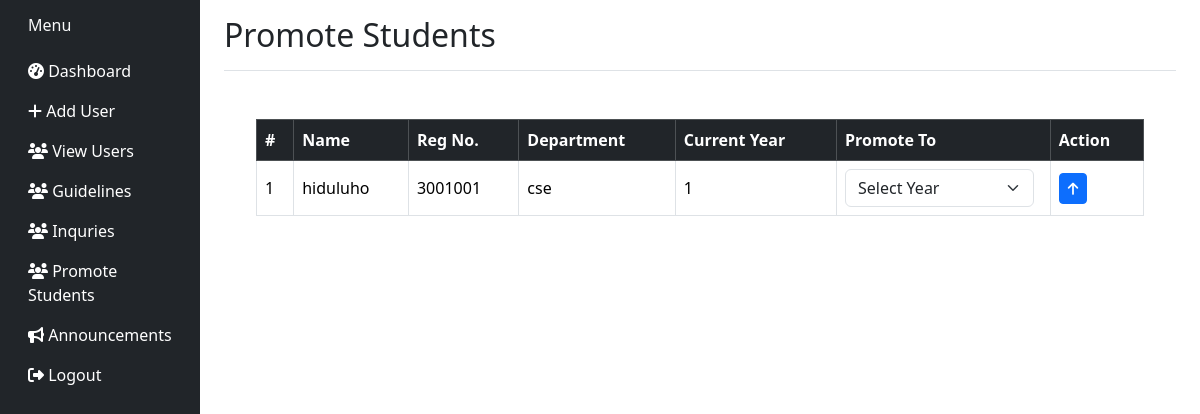
The page /super_admin/promote-students/ on the database as committed earlier.
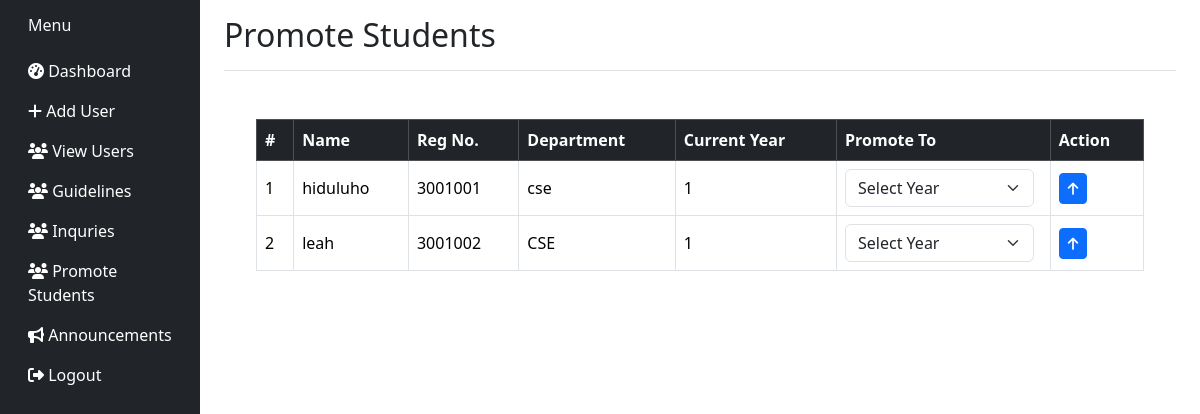
The same page on the database as committed later.
### apps/pages/models.py (models this page shows, shortened)
class Student(models.Model):
    user = models.OneToOneField(User, on_delete=models.CASCADE, related_name='student_profile')
    reg_number = models.CharField(max_length=20, unique=True)
    name = models.CharField(max_length=100, default='Sample')
    enrollment_year = models.PositiveIntegerField()
    program = models.CharField(max_length=100)
    phone_number = models.CharField(max_length=15, blank=True)
    gender = models.CharField(max_length=10, choices=[("Male", "Male"), ("Female", "Female")], blank=True)
    date_of_birth = models.DateField(null=True, blank=True)
    department = models.CharField(max_length=100, default='General')
    year = models.ForeignKey('Year', on_delete=models.SET_NULL, null=True, blank=True, related_name='students')

class Year(models.Model):
    number = models.PositiveSmallIntegerField(unique=True)
    label = models.CharField(max_length=20)

### apps/pages/super_admin.py (the view)
# urls.py: path('super_admin/promote-students/', super_admin.promote_students, name='promote_students'),
def promote_students(request):
    students = Student.objects.select_related('user', 'year')  # Efficient fetch
    years = Year.objects.all()  # Fetch all year options
    return render(request, 'super_admin/promote_students_page.html', {
        'students': students,
        'years': years
    })

### templates/super_admin/promote_students_page.html (shortened to what this page needs)
{% load static %}
<!DOCTYPE html>
<html lang="en">
<head>
    <link href="https://cdn.jsdelivr.net/npm/bootstrap@5.3.2/dist/css/bootstrap.min.css" rel="stylesheet">
    <link href="https://cdnjs.cloudflare.com/ajax/libs/font-awesome/6.5.0/css/all.min.css" rel="stylesheet">
</head>
<body>
    <div aria-live="polite" aria-atomic="true" class="position-relative">
        <div class="toast-container position-fixed top-0 end-0 p-3" id="toastContainer"></div>
    </div>
    <div class="container-fluid">
        <div class="row">
            <nav class="col-md-3 col-lg-2 d-md-block bg-dark sidebar collapse">
                {% include 'super_admin/partial/sidebar.html' %}
            </nav>
            <main class="col-md-9 ms-sm-auto col-lg-10 px-md-4">
                <div
                    class="d-flex justify-content-between flex-wrap flex-md-nowrap align-items-center pt-3 pb-2 mb-3 border-bottom">
                    <h1 class="h2">Promote Students</h1>
                </div>
                <div class="content">
                    <div class="table-responsive">
                        <table class="table table-bordered table-hover align-middle">
                            <thead class="table-dark">
                                <tr>
                                    <th>#</th>
                                    <th>Name</th>
                                    <th>Reg No.</th>
                                    <th>Department</th>
                                    <th>Current Year</th>
                                    <th>Promote To</th>
                                    <th>Action</th>
                                </tr>
                            </thead>
                            <tbody>
                                {% for student in students %}
                                <tr>
                                    <td>{{ forloop.counter }}</td>
                                    <td>{{ student.name }}</td>
                                    <td>{{ student.reg_number }}</td>
                                    <td>{{ student.department }}</td>
                                    <td>{{ student.year.number }}</td>
                                    <td>
                                        <form method="post" action="{% url 'promote_student' %}" class="d-flex">
                                            <select name="new_year_id" class="form-select me-2" required>
                                                <option value="">Select Year</option>
                                            </select>
                                    </td>
                                    <td>
                                        <button type="submit" class="btn btn-primary btn-sm" title="Promote">
                                            <i class="fas fa-arrow-up"></i>
                                        </button>
                                    </td>
                                </tr>
                                {% empty %}
                                <tr>
                                    <td colspan="7" class="text-center">No students found.</td>
                                </tr>
                                {% endfor %}
                            </tbody>
                        </table>
                    </div>
                </div>
            </main>
        </div>
    </div>
</body>
</html>

Rows that differ between the two databases and show on the page:
added Student: name "leah", reg_number "3001002", department "CSE", year.number "1"
